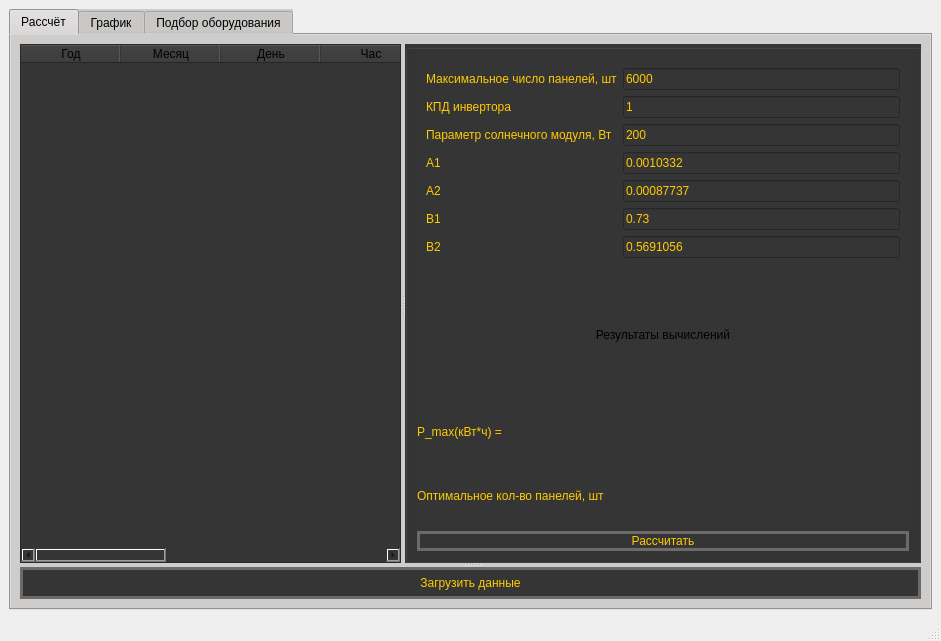
<?xml version="1.0" encoding="UTF-8"?>
<ui version="4.0">
 <class>MainWindow</class>
 <widget class="QMainWindow" name="MainWindow">
  <property name="geometry">
   <rect>
    <x>0</x>
    <y>0</y>
    <width>941</width>
    <height>641</height>
   </rect>
  </property>
  <property name="windowTitle">
   <string>MainWindow</string>
  </property>
  <widget class="QWidget" name="centralwidget">
   <layout class="QGridLayout" name="gridLayout">
    <item row="0" column="0">
     <widget class="QTabWidget" name="tabWidget">
      <property name="toolTip">
       <string>&lt;html&gt;&lt;head/&gt;&lt;body&gt;&lt;p&gt;&lt;br/&gt;&lt;/p&gt;&lt;/body&gt;&lt;/html&gt;</string>
      </property>
      <property name="styleSheet">
       <string notr="true">background-color: rgb(207, 205, 204);
gridline-color: qlineargradient(spread:pad, x1:0, y1:0, x2:1, y2:0, stop:0 rgba(255, 178, 102, 255), stop:0.55 rgba(235, 148, 61, 255), stop:0.98 rgba(0, 0, 0, 255), stop:1 rgba(0, 0, 0, 0));</string>
      </property>
      <property name="currentIndex">
       <number>0</number>
      </property>
      <widget class="QWidget" name="tab3">
       <attribute name="title">
        <string>Рассчёт</string>
       </attribute>
       <layout class="QVBoxLayout" name="verticalLayout_2">
        <item>
         <widget class="QSplitter" name="splitter_2">
          <property name="orientation">
           <enum>Qt::Vertical</enum>
          </property>
          <widget class="QSplitter" name="splitter">
           <property name="orientation">
            <enum>Qt::Horizontal</enum>
           </property>
           <widget class="QTableWidget" name="tableWidget">
            <property name="styleSheet">
             <string notr="true">background-color: rgb(53, 53, 53);</string>
            </property>
            <property name="gridStyle">
             <enum>Qt::SolidLine</enum>
            </property>
            <column>
             <property name="text">
              <string>Год</string>
             </property>
            </column>
            <column>
             <property name="text">
              <string>Месяц</string>
             </property>
            </column>
            <column>
             <property name="text">
              <string>День</string>
             </property>
            </column>
            <column>
             <property name="text">
              <string>Час</string>
             </property>
            </column>
            <column>
             <property name="text">
              <string>Энергия_излуч.</string>
             </property>
            </column>
            <column>
             <property name="text">
              <string>Нагрузка</string>
             </property>
            </column>
            <column>
             <property name="text">
              <string>+dE</string>
             </property>
            </column>
            <column>
             <property name="text">
              <string>-dE</string>
             </property>
            </column>
           </widget>
           <widget class="QGroupBox" name="groupBox">
            <property name="styleSheet">
             <string notr="true">background-color: rgb(53, 53, 53);</string>
            </property>
            <layout class="QVBoxLayout" name="verticalLayout_3">
             <item>
              <widget class="QFrame" name="frame">
               <property name="styleSheet">
                <string notr="true">border-color: rgb(255, 203, 2);
border</string>
               </property>
               <layout class="QFormLayout" name="formLayout">
                <item row="3" column="0">
                 <widget class="QLabel" name="label_4">
                  <property name="styleSheet">
                   <string notr="true">color: rgb(255, 203, 2);</string>
                  </property>
                  <property name="text">
                   <string>А1</string>
                  </property>
                 </widget>
                </item>
                <item row="3" column="1">
                 <widget class="QLineEdit" name="lineEdit_4">
                  <property name="styleSheet">
                   <string notr="true">color: rgb(255, 203, 2);</string>
                  </property>
                  <property name="text">
                   <string>0.0010332</string>
                  </property>
                 </widget>
                </item>
                <item row="4" column="0">
                 <widget class="QLabel" name="label_5">
                  <property name="styleSheet">
                   <string notr="true">color: rgb(255, 203, 2);</string>
                  </property>
                  <property name="text">
                   <string>А2</string>
                  </property>
                 </widget>
                </item>
                <item row="4" column="1">
                 <widget class="QLineEdit" name="lineEdit_5">
                  <property name="styleSheet">
                   <string notr="true">color: rgb(255, 203, 2);</string>
                  </property>
                  <property name="text">
                   <string>0.00087737</string>
                  </property>
                 </widget>
                </item>
                <item row="5" column="0">
                 <widget class="QLabel" name="label_6">
                  <property name="styleSheet">
                   <string notr="true">color: rgb(255, 203, 2);</string>
                  </property>
                  <property name="text">
                   <string>В1</string>
                  </property>
                 </widget>
                </item>
                <item row="5" column="1">
                 <widget class="QLineEdit" name="lineEdit_6">
                  <property name="styleSheet">
                   <string notr="true">color: rgb(255, 203, 2);</string>
                  </property>
                  <property name="text">
                   <string>0.73</string>
                  </property>
                 </widget>
                </item>
                <item row="6" column="0">
                 <widget class="QLabel" name="label_7">
                  <property name="styleSheet">
                   <string notr="true">color: rgb(255, 203, 2);</string>
                  </property>
                  <property name="text">
                   <string>В2</string>
                  </property>
                 </widget>
                </item>
                <item row="6" column="1">
                 <widget class="QLineEdit" name="lineEdit_7">
                  <property name="styleSheet">
                   <string notr="true">color: rgb(255, 203, 2);</string>
                  </property>
                  <property name="text">
                   <string>0.5691056</string>
                  </property>
                 </widget>
                </item>
                <item row="2" column="1">
                 <widget class="QLineEdit" name="lineEdit">
                  <property name="styleSheet">
                   <string notr="true">color: rgb(255, 203, 2);</string>
                  </property>
                  <property name="text">
                   <string>200</string>
                  </property>
                 </widget>
                </item>
                <item row="2" column="0">
                 <widget class="QLabel" name="label">
                  <property name="styleSheet">
                   <string notr="true">color: rgb(255, 203, 2);</string>
                  </property>
                  <property name="text">
                   <string>Параметр солнечного модуля, Вт</string>
                  </property>
                 </widget>
                </item>
                <item row="1" column="0">
                 <widget class="QLabel" name="label_2">
                  <property name="styleSheet">
                   <string notr="true">color: rgb(255, 203, 2);</string>
                  </property>
                  <property name="text">
                   <string>КПД инвертора</string>
                  </property>
                 </widget>
                </item>
                <item row="1" column="1">
                 <widget class="QLineEdit" name="lineEdit_2">
                  <property name="styleSheet">
                   <string notr="true">color: rgb(255, 203, 2);</string>
                  </property>
                  <property name="text">
                   <string>1</string>
                  </property>
                 </widget>
                </item>
                <item row="0" column="0">
                 <widget class="QLabel" name="label_3">
                  <property name="styleSheet">
                   <string notr="true">color: rgb(255, 203, 2);</string>
                  </property>
                  <property name="text">
                   <string>Максимальное число панелей, шт</string>
                  </property>
                 </widget>
                </item>
                <item row="0" column="1">
                 <widget class="QLineEdit" name="lineEdit_3">
                  <property name="styleSheet">
                   <string notr="true">color: rgb(255, 203, 2);</string>
                  </property>
                  <property name="text">
                   <string>6000</string>
                  </property>
                 </widget>
                </item>
               </layout>
              </widget>
             </item>
             <item>
              <widget class="QLabel" name="label_8">
               <property name="styleSheet">
                <string notr="true">color: rgb(0, 0, 0);
font: 75 15pt &quot;MS Shell Dlg 2&quot;;</string>
               </property>
               <property name="text">
                <string>Результаты вычислений</string>
               </property>
               <property name="alignment">
                <set>Qt::AlignCenter</set>
               </property>
              </widget>
             </item>
             <item>
              <layout class="QGridLayout" name="gridLayout_2">
               <item row="0" column="1">
                <widget class="QLabel" name="label_31">
                 <property name="text">
                  <string/>
                 </property>
                </widget>
               </item>
               <item row="0" column="0">
                <widget class="QLabel" name="label_9">
                 <property name="styleSheet">
                  <string notr="true">color: rgb(255, 203, 2);</string>
                 </property>
                 <property name="text">
                  <string>P_max(кВт*ч) =</string>
                 </property>
                </widget>
               </item>
               <item row="1" column="0">
                <widget class="QLabel" name="label_10">
                 <property name="styleSheet">
                  <string notr="true">color: rgb(255, 203, 2);</string>
                 </property>
                 <property name="text">
                  <string>Оптимальное кол-во панелей, шт</string>
                 </property>
                </widget>
               </item>
               <item row="1" column="1">
                <widget class="QLabel" name="label_32">
                 <property name="text">
                  <string/>
                 </property>
                </widget>
               </item>
              </layout>
             </item>
             <item>
              <widget class="QPushButton" name="pushButton_6">
               <property name="enabled">
                <bool>true</bool>
               </property>
               <property name="mouseTracking">
                <bool>false</bool>
               </property>
               <property name="layoutDirection">
                <enum>Qt::LeftToRight</enum>
               </property>
               <property name="styleSheet">
                <string notr="true">font: 75 17pt &quot;Sitka Text&quot;;
border:3px solid rgb(0,0,0);
border-radius: 18px;
border-color:#6C6B6A;
color: rgb(255, 203, 2);</string>
               </property>
               <property name="text">
                <string>Рассчитать</string>
               </property>
               <property name="iconSize">
                <size>
                 <width>200</width>
                 <height>200</height>
                </size>
               </property>
              </widget>
             </item>
            </layout>
           </widget>
          </widget>
          <widget class="QPushButton" name="pushButton">
           <property name="styleSheet">
            <string notr="true">font: 75 17pt &quot;Sitka Text&quot;;
border:3px solid rgb(0,0,0);
border-radius: 18px;
border-color:#6C6B6A;
color: rgb(255, 203, 2);
background-color: rgb(53, 53, 53);</string>
           </property>
           <property name="text">
            <string>Загрузить данные</string>
           </property>
           <property name="autoDefault">
            <bool>false</bool>
           </property>
          </widget>
         </widget>
        </item>
       </layout>
      </widget>
      <widget class="QWidget" name="tab">
       <attribute name="title">
        <string>График</string>
       </attribute>
       <layout class="QVBoxLayout" name="verticalLayout">
        <item>
         <widget class="QGraphicsView" name="graphicsView"/>
        </item>
       </layout>
      </widget>
      <widget class="QWidget" name="tab_2">
       <attribute name="title">
        <string>Подбор оборудования</string>
       </attribute>
       <widget class="QListView" name="listView_2">
        <property name="geometry">
         <rect>
          <x>590</x>
          <y>10</y>
          <width>271</width>
          <height>571</height>
         </rect>
        </property>
       </widget>
       <widget class="QLabel" name="label_12">
        <property name="geometry">
         <rect>
          <x>600</x>
          <y>20</y>
          <width>221</width>
          <height>21</height>
         </rect>
        </property>
        <property name="styleSheet">
         <string notr="true">font: 75 9pt &quot;MS Shell Dlg 2&quot;;</string>
        </property>
        <property name="text">
         <string>Электролизные установки (ЭУ)</string>
        </property>
       </widget>
       <widget class="QLabel" name="label_13">
        <property name="geometry">
         <rect>
          <x>600</x>
          <y>40</y>
          <width>91</width>
          <height>16</height>
         </rect>
        </property>
        <property name="text">
         <string>Nmax ЭУ, кВт =</string>
        </property>
       </widget>
       <widget class="QLabel" name="label_14">
        <property name="geometry">
         <rect>
          <x>600</x>
          <y>60</y>
          <width>91</width>
          <height>16</height>
         </rect>
        </property>
        <property name="text">
         <string>Av, кВт*ч/нм3 =</string>
        </property>
       </widget>
       <widget class="QLabel" name="label_15">
        <property name="geometry">
         <rect>
          <x>600</x>
          <y>80</y>
          <width>71</width>
          <height>16</height>
         </rect>
        </property>
        <property name="text">
         <string>V_h2, нм3/ч =</string>
        </property>
       </widget>
       <widget class="QLineEdit" name="lineEdit_8">
        <property name="geometry">
         <rect>
          <x>690</x>
          <y>60</y>
          <width>113</width>
          <height>20</height>
         </rect>
        </property>
       </widget>
       <widget class="QPushButton" name="pushButton_2">
        <property name="geometry">
         <rect>
          <x>690</x>
          <y>100</y>
          <width>111</width>
          <height>31</height>
         </rect>
        </property>
        <property name="text">
         <string>Рассчитать V</string>
        </property>
       </widget>
       <widget class="QLabel" name="label_16">
        <property name="geometry">
         <rect>
          <x>600</x>
          <y>130</y>
          <width>251</width>
          <height>16</height>
         </rect>
        </property>
        <property name="text">
         <string>Подбор электролизера с производительностью:</string>
        </property>
       </widget>
       <widget class="QLabel" name="label_17">
        <property name="geometry">
         <rect>
          <x>600</x>
          <y>150</y>
          <width>91</width>
          <height>16</height>
         </rect>
        </property>
        <property name="text">
         <string>V_h2_ЭУ, нм3/ч =</string>
        </property>
       </widget>
       <widget class="QLineEdit" name="lineEdit_9">
        <property name="geometry">
         <rect>
          <x>690</x>
          <y>150</y>
          <width>113</width>
          <height>20</height>
         </rect>
        </property>
       </widget>
       <widget class="QLabel" name="label_18">
        <property name="geometry">
         <rect>
          <x>600</x>
          <y>170</y>
          <width>71</width>
          <height>16</height>
         </rect>
        </property>
        <property name="text">
         <string>К ЭУ, шт =</string>
        </property>
       </widget>
       <widget class="QPushButton" name="pushButton_3">
        <property name="geometry">
         <rect>
          <x>690</x>
          <y>190</y>
          <width>111</width>
          <height>31</height>
         </rect>
        </property>
        <property name="text">
         <string>Рассчитать К ЭУ</string>
        </property>
       </widget>
       <widget class="QLabel" name="label_19">
        <property name="geometry">
         <rect>
          <x>600</x>
          <y>220</y>
          <width>161</width>
          <height>21</height>
         </rect>
        </property>
        <property name="styleSheet">
         <string notr="true">font: 75 9pt &quot;MS Shell Dlg 2&quot;;</string>
        </property>
        <property name="text">
         <string>Топливные элементы (ТЭ)</string>
        </property>
       </widget>
       <widget class="QLabel" name="label_20">
        <property name="geometry">
         <rect>
          <x>600</x>
          <y>240</y>
          <width>71</width>
          <height>21</height>
         </rect>
        </property>
        <property name="text">
         <string>N1 ТЭ, кВт =</string>
        </property>
       </widget>
       <widget class="QLabel" name="label_21">
        <property name="geometry">
         <rect>
          <x>600</x>
          <y>260</y>
          <width>81</width>
          <height>16</height>
         </rect>
        </property>
        <property name="text">
         <string>Nном ТЭ, кВт =</string>
        </property>
       </widget>
       <widget class="QLineEdit" name="lineEdit_10">
        <property name="geometry">
         <rect>
          <x>690</x>
          <y>260</y>
          <width>113</width>
          <height>20</height>
         </rect>
        </property>
       </widget>
       <widget class="QLabel" name="label_22">
        <property name="geometry">
         <rect>
          <x>600</x>
          <y>280</y>
          <width>61</width>
          <height>16</height>
         </rect>
        </property>
        <property name="text">
         <string>К ТЭ, шт =</string>
        </property>
       </widget>
       <widget class="QPushButton" name="pushButton_4">
        <property name="geometry">
         <rect>
          <x>690</x>
          <y>300</y>
          <width>111</width>
          <height>31</height>
         </rect>
        </property>
        <property name="text">
         <string>Рассчитать К ТЭ</string>
        </property>
       </widget>
       <widget class="QLabel" name="label_23">
        <property name="geometry">
         <rect>
          <x>600</x>
          <y>330</y>
          <width>131</width>
          <height>21</height>
         </rect>
        </property>
        <property name="styleSheet">
         <string notr="true">font: 75 9pt &quot;MS Shell Dlg 2&quot;;</string>
        </property>
        <property name="text">
         <string>Количество баллонов</string>
        </property>
       </widget>
       <widget class="QLabel" name="label_24">
        <property name="geometry">
         <rect>
          <x>600</x>
          <y>360</y>
          <width>161</width>
          <height>16</height>
         </rect>
        </property>
        <property name="text">
         <string>Давление H2 в баллоне, бар =</string>
        </property>
       </widget>
       <widget class="QLineEdit" name="lineEdit_11">
        <property name="geometry">
         <rect>
          <x>760</x>
          <y>360</y>
          <width>81</width>
          <height>21</height>
         </rect>
        </property>
       </widget>
       <widget class="QLabel" name="label_25">
        <property name="geometry">
         <rect>
          <x>600</x>
          <y>380</y>
          <width>141</width>
          <height>21</height>
         </rect>
        </property>
        <property name="text">
         <string>Объём баллона Vб Н2, м3 =</string>
        </property>
       </widget>
       <widget class="QLineEdit" name="lineEdit_12">
        <property name="geometry">
         <rect>
          <x>760</x>
          <y>380</y>
          <width>81</width>
          <height>21</height>
         </rect>
        </property>
       </widget>
       <widget class="QLabel" name="label_26">
        <property name="geometry">
         <rect>
          <x>600</x>
          <y>400</y>
          <width>81</width>
          <height>21</height>
         </rect>
        </property>
        <property name="text">
         <string>E max H2,кВт =</string>
        </property>
       </widget>
       <widget class="QLabel" name="label_27">
        <property name="geometry">
         <rect>
          <x>600</x>
          <y>420</y>
          <width>251</width>
          <height>21</height>
         </rect>
        </property>
        <property name="text">
         <string>Максимальная масса H2 в системе хранения, кг</string>
        </property>
       </widget>
       <widget class="QLabel" name="label_28">
        <property name="geometry">
         <rect>
          <x>600</x>
          <y>440</y>
          <width>61</width>
          <height>16</height>
         </rect>
        </property>
        <property name="text">
         <string>MH2, кг =</string>
        </property>
       </widget>
       <widget class="QLabel" name="label_29">
        <property name="geometry">
         <rect>
          <x>600</x>
          <y>460</y>
          <width>221</width>
          <height>16</height>
         </rect>
        </property>
        <property name="text">
         <string>Количество баллонов в системе хранения</string>
        </property>
       </widget>
       <widget class="QLabel" name="label_30">
        <property name="geometry">
         <rect>
          <x>600</x>
          <y>480</y>
          <width>47</width>
          <height>13</height>
         </rect>
        </property>
        <property name="text">
         <string>Кб, шт =</string>
        </property>
       </widget>
       <widget class="QPushButton" name="pushButton_5">
        <property name="geometry">
         <rect>
          <x>690</x>
          <y>500</y>
          <width>121</width>
          <height>31</height>
         </rect>
        </property>
        <property name="text">
         <string>Рассчитать Кб и МH2</string>
        </property>
       </widget>
       <widget class="QGraphicsView" name="graphicsView_2">
        <property name="geometry">
         <rect>
          <x>30</x>
          <y>10</y>
          <width>551</width>
          <height>191</height>
         </rect>
        </property>
       </widget>
       <widget class="QGraphicsView" name="graphicsView_3">
        <property name="geometry">
         <rect>
          <x>30</x>
          <y>200</y>
          <width>551</width>
          <height>191</height>
         </rect>
        </property>
       </widget>
       <widget class="QGraphicsView" name="graphicsView_4">
        <property name="geometry">
         <rect>
          <x>30</x>
          <y>390</y>
          <width>551</width>
          <height>191</height>
         </rect>
        </property>
       </widget>
       <widget class="QLabel" name="label_11">
        <property name="geometry">
         <rect>
          <x>690</x>
          <y>40</y>
          <width>47</width>
          <height>16</height>
         </rect>
        </property>
        <property name="text">
         <string/>
        </property>
       </widget>
       <widget class="QLabel" name="label_33">
        <property name="geometry">
         <rect>
          <x>690</x>
          <y>80</y>
          <width>47</width>
          <height>16</height>
         </rect>
        </property>
        <property name="text">
         <string/>
        </property>
       </widget>
       <widget class="QLabel" name="label_34">
        <property name="geometry">
         <rect>
          <x>690</x>
          <y>170</y>
          <width>47</width>
          <height>16</height>
         </rect>
        </property>
        <property name="text">
         <string/>
        </property>
       </widget>
       <widget class="QLabel" name="label_35">
        <property name="geometry">
         <rect>
          <x>690</x>
          <y>240</y>
          <width>47</width>
          <height>16</height>
         </rect>
        </property>
        <property name="text">
         <string/>
        </property>
       </widget>
       <widget class="QLabel" name="label_36">
        <property name="geometry">
         <rect>
          <x>690</x>
          <y>280</y>
          <width>47</width>
          <height>16</height>
         </rect>
        </property>
        <property name="text">
         <string/>
        </property>
       </widget>
       <widget class="QLabel" name="label_37">
        <property name="geometry">
         <rect>
          <x>700</x>
          <y>400</y>
          <width>47</width>
          <height>21</height>
         </rect>
        </property>
        <property name="text">
         <string/>
        </property>
       </widget>
       <widget class="QLabel" name="label_38">
        <property name="geometry">
         <rect>
          <x>660</x>
          <y>440</y>
          <width>47</width>
          <height>16</height>
         </rect>
        </property>
        <property name="text">
         <string/>
        </property>
       </widget>
       <widget class="QLabel" name="label_39">
        <property name="geometry">
         <rect>
          <x>650</x>
          <y>476</y>
          <width>47</width>
          <height>20</height>
         </rect>
        </property>
        <property name="text">
         <string/>
        </property>
       </widget>
      </widget>
     </widget>
    </item>
   </layout>
  </widget>
  <widget class="QStatusBar" name="statusbar"/>
 </widget>
 <resources/>
 <connections/>
</ui>
